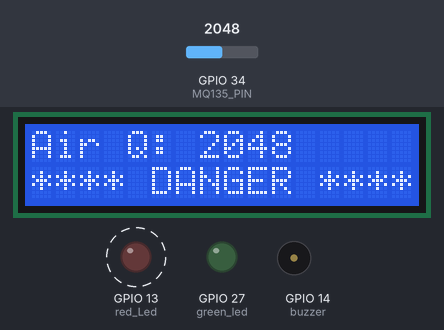
A sketch run on a simulated ESP32. Parts: 16×2 character LCD, output pins drawn as LEDs (lit = HIGH), buzzer (waves = sounding, pin HIGH). Dashed ring = blinking. The inputs (shaded band) are chosen by the test bench; at power-on: GPIO 34 (MQ135_PIN) = 2048.

Above: at 3.4 s.
4.3 s: GPIO 34 (MQ135_PIN) set to 773
At 5.07 s:
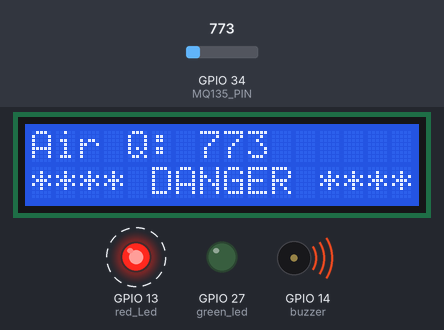
6.6 s: GPIO 34 (MQ135_PIN) set to 673
At 7.5 s:
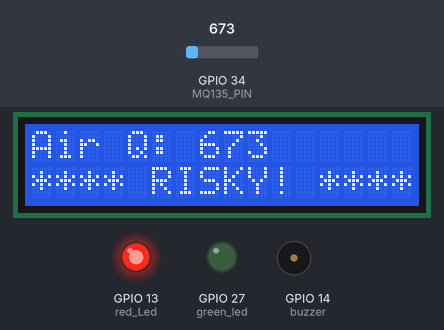
8.3 s: GPIO 34 (MQ135_PIN) set to 533
At 9.6 s:
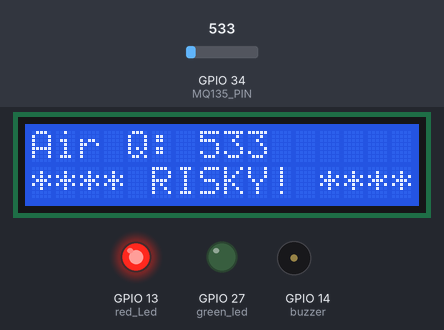
9.9 s: GPIO 34 (MQ135_PIN) set to 475
At 10.8 s:
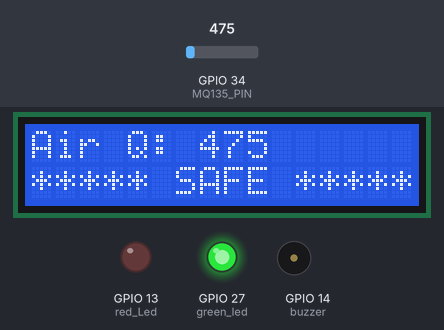
Timing chart, 0 to 12.5 s (numbered marks = the images above; inputs shaded):
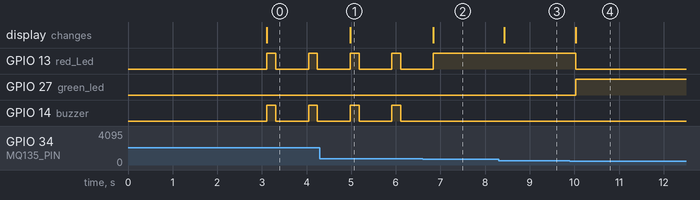

Measured:
- the behaviour switches between 701 and 700 on GPIO 34 (MQ135_PIN) (found by bisection; images 1 and 2)
- the behaviour switches between 501 and 500 on GPIO 34 (MQ135_PIN) (found by bisection; images 3 and 4)
- after the input at 4.3 s, the display: changes after 0.68 s (image 1)
- after the input at 6.6 s, GPIO 13 (red_Led): goes on until 6.8 s, then stays HIGH; GPIO 14 (buzzer): stops changing and stays LOW; the display: changes after 0.24 s (image 2)
- after the input at 8.3 s, the display: changes after 0.13 s (image 3)
- after the input at 9.9 s, GPIO 13 (red_Led): HIGH → LOW after 0.13 s; GPIO 27 (green_led): LOW → HIGH after 0.13 s; the display: changes after 0.13 s (image 4)
- by itself, GPIO 13 (red_Led), GPIO 14 (buzzer): alternates HIGH for 0.20 s and LOW for 0.73 s

The sketch:

Air_Quality_Monitor.ino
```cpp
/* Project Name: Air Quality Monitoring System
------------------------------------------------------------------------------------------------------------
summary:-
This Arduino/ESP32 program is an Air Quality Monitoring System that uses an MQ135 gas sensor to
measure air quality levels and display the readings on a 16×2 I2C LCD. The system continuously monitors the
surrounding air and classifies the condition into three categories: Safe,Risky!, and Danger.
-------------------------------------------------------------------------------------------------------------
Equipments:- ESP32, MQ-135, LCD(16x2) with I2C module, red led, green led, buzzer
*/

#include <Wire.h>                           // Library for I2C communication
#include <LiquidCrystal_I2C.h>              // Library for I2C LCD display

LiquidCrystal_I2C lcd(0x27,16,2);           // Create LCD object (Address: 0x27, 16 columns, 2 rows)

const int MQ135_PIN = 34;                   // MQ135 sensor connected to ESP32 analog pin 34
const int red_Led = 13;                     // Red LED connected to pin 13
const int green_led = 27;                   // Green LED connected to pin 27
const int buzzer = 14;                      // Buxzzer connectin to pin 14

void setup(){
  Wire.begin(21,22);                        // Initialize I2C Communication (SAD=21, SCL=22)

  lcd.init();                              // Initalize LCD
  lcd.backlight();                          // turn no led backlight

  pinMode(red_Led, OUTPUT);                 // Set red LED pin as output
  pinMode(green_led, OUTPUT);               // Set green LED pin as output
  pinMode(buzzer, OUTPUT);                  // Set buzzer pin as output

  lcd.setCursor(0,0);                       // Move cursor to first row, first column
  lcd.print("Searching...");                // Display startup message
  delay(3000);                              // Wait for 3 seconds
  lcd.clear();                              // Clear LCD screen
}

void loop(){
  int airQuality = analogRead(MQ135_PIN);            // Read analog value from MQ135 sensor

  lcd.setCursor(0,0);                                // Move cursor to first row
  lcd.print("Air Q: ");                              // Display label
  lcd.print(airQuality);                             // Display sensor reading
  lcd.print("       ");                              // Clear leftover digits from previous reading

  // SAFE CONDITION
  if (airQuality <= 500 ) {
    lcd.setCursor(0,1);                   // Move cursor to second row
    lcd.print("***** SAFE *****");        // Display SAFE status

    digitalWrite(green_led, HIGH);        // green led on
    digitalWrite(red_Led, LOW);           // red led off
    digitalWrite(buzzer, LOW);            // buzzer off
  }
  // Risky condition
  else if (airQuality <= 700 ) {
    lcd.setCursor(0, 1);                  // Move cursor to second row
    lcd.print("**** RISKY! ****");        // Display Risky status

    digitalWrite(green_led, LOW);         // green led off
    digitalWrite(red_Led, HIGH);          // red led ON
    digitalWrite(buzzer, LOW);            // buzzer off
  }

  // Danger Condition
  else {
    lcd.setCursor(0, 1);                     // Move cursor to second row
    lcd.print("**** DANGER ****");           // display Danger Status

    digitalWrite(green_led, LOW);            // green led off

    // Creates a flashing visual alert and audible alarm.
    digitalWrite(red_Led, HIGH);
    digitalWrite(buzzer, HIGH);
    delay(200);
    digitalWrite(red_Led, LOW);
    digitalWrite(buzzer, LOW);
    delay(200);
  }

  delay(500);                         // Wait 0.5 second before next reading
}
```
